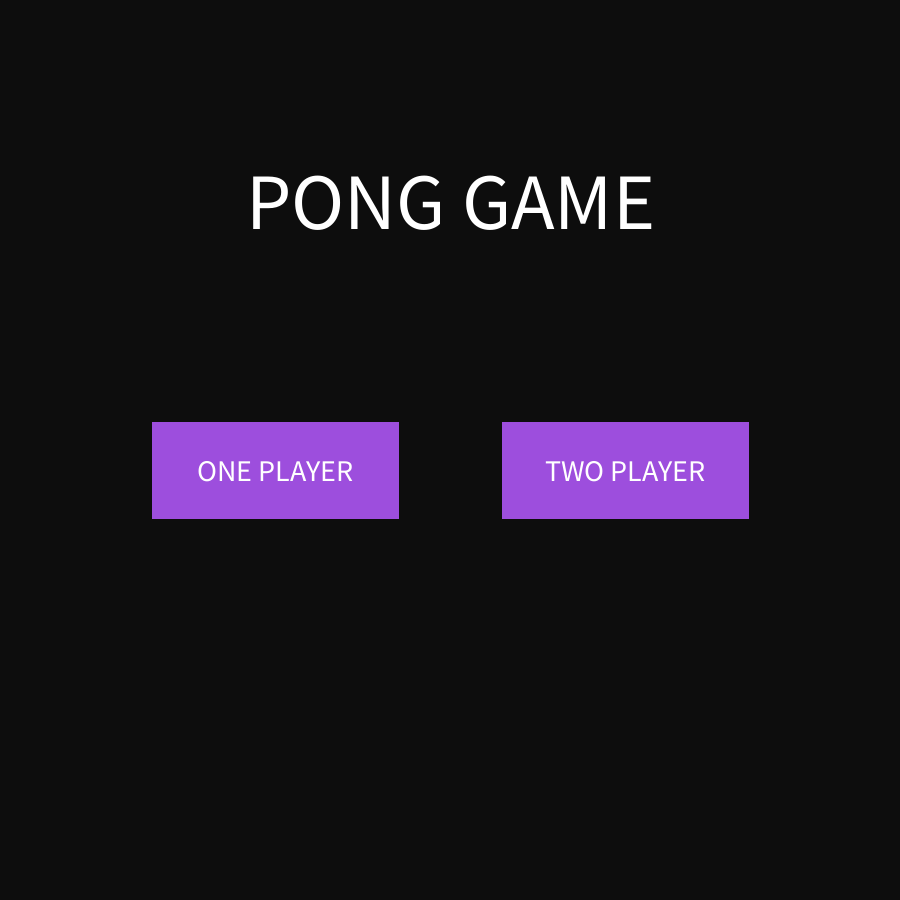
Frame 1 (no input)
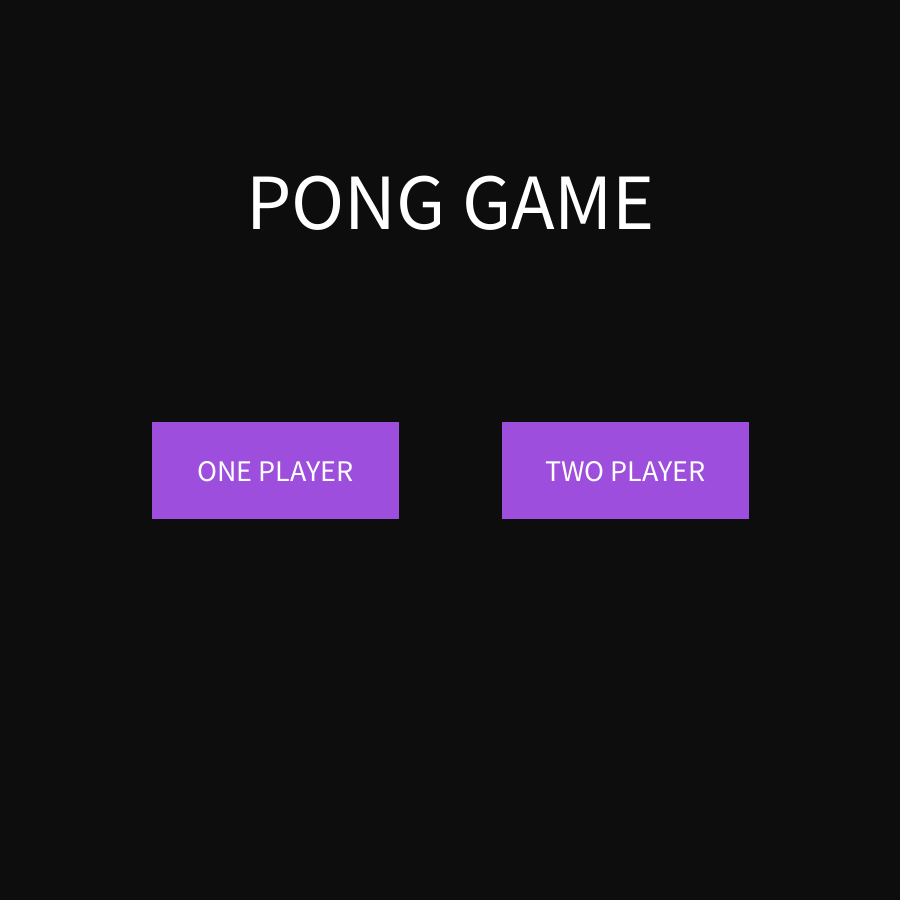
Frame 60 (the mouse pressed at the canvas centre just before this capture)
Frame 120 (the mouse held since frame 60 and released just before this capture): identical to frame 60, image omitted

The Processing sketch that drew these frames (run headless with seeded random() and noise(); from frame 60 on, the mouse is pressed at the canvas centre):

// Processing sketch: Mode_Framework
// ── Mode_Framework.pde
//Kimlong Chhun
// Pong


//Mode Framework
int mode;
final int INTRO = 1;
final int GAME = 2;
final int PAUSE = 3;
final int GAMEOVER = 4;



//Paddle and Ball Variables (entity variables)
float leftx, lefty, leftd, rightx, righty, rightd; //paddles
float ballx, bally, balld; //ball
float vx, vy;


//Color Pallete
color black      = #0D0D0D;
color white      = #FFFFFF;
color cyan       = #00F5FF;
color pink       = #FF2E88;
color purple     = #9D4EDD;
color yellow     = #FFD60A;
color navy = #0B132B;


//Keyboard Variables + Boolean
boolean wkey, skey, upkey, downkey;
boolean AI;
boolean clickedOnRect(float x, float y, float w, float h) {
  return mouseX > x &&
    mouseX < x + w &&
    mouseY > y &&
    mouseY < y + h;
}
//Scoring
int leftscore, rightscore, timer;


void setup() {
  size (900, 900);
  mode = INTRO;

  //Initialize paddles
  leftx = 0;
  lefty = height/2;
  leftd = 150;

  rightx = width;
  righty = height/2;
  rightd = 150;

  //Initialize ball
  ballx = width/2;
  bally = height/2;
  balld = 90;

  //Moving
  vx = 5;
  vy = 3;

  //Initialize Keyboard
  wkey = skey = upkey = downkey = false;

  //Timer
  timer = 50;
}

void draw() {
  if (mode == INTRO) {
    intro();
  } else if (mode == GAME) {
    game();
  } else if (mode == PAUSE) {
    pause();
  } else if (mode == GAMEOVER) {
    gameover();
  } else {
    println("Mode error: " + mode);
  }
}

void tactile(int x, int y, int w, int h) {

  if (mouseX > x && mouseX < x + w && mouseY > y && mouseY < y + h) {
    stroke(white);
  } else {
    stroke(black);
  }
}


void resetGame() {
  leftscore = 0;
  rightscore = 0;
  leftx = 0;
  lefty = height / 2;
  rightx = width;
  righty = height / 2;
  ballx = width / 2;
  bally = height / 2;
  vx = 5;
  vy = 3;
  timer = 50;
  wkey = skey = upkey = downkey = false;
  mode = INTRO;
}

// ── GAME.pde
void game() {
  background(navy);


  //Center Line'
  stroke(yellow);
  line(width/2, 0, width/2, height);
  noStroke();

  //Outline of Paddle and Ball
  stroke(pink);
  strokeWeight(5);

  //Paddles
  circle(leftx, lefty, leftd);
  circle(rightx, righty, rightd);
  if (wkey == true) lefty = lefty - 6;
  if (skey == true) lefty = lefty + 6;
  if (upkey == true) righty = righty - 6;
  if (downkey == true) righty = righty + 6;




  //Ball
  circle(ballx, bally, balld);
  if (timer < 0) {
    ballx += vx;
    bally += vy;
  }
  //Paddle Limit
  if (lefty <= leftd/2) {
    lefty = leftd/2;
  }
  if (lefty >= height - leftd/2) {
    lefty = height - leftd/2;
  }

  if (righty <= rightd/2) {
    righty = rightd/2;
  }
  if (righty >= height - rightd/2) {
    righty = height - rightd/2;
  }

  //Bounce off the Wall
  if (bally <= balld/2 || bally >= height-balld/2) {
    vy = vy * -2;
  }
  //Bouncing
  float dL = dist(ballx, bally, leftx, lefty);

  if (dL <= balld/2 + leftd/2) {
    vx = (ballx - leftx) / 30;
    vy = (bally - lefty) / 30;

    vx *= 2;
    vy *= 2;
  }
  float dR = dist(ballx, bally, rightx, righty);
  if (dR <= balld/2 + rightd/2) {
    vx = (ballx - rightx) / 30;
    vy = (bally - righty) / 30;

    vx *= 2;
    vy *= 2;
  }

  //scoring
  if (ballx < 0) {
    rightscore++;
    ballx = width/2;
    bally = height/2;
    timer = 50;
  }

  if (ballx > 900) {
    leftscore++;
    ballx = width/2;
    bally = height/2;
    timer = 50;
  }

  //scoreboard
  textSize(50);
  fill(cyan);
  text(leftscore, width/4, 100);
  fill(white);
  text(rightscore, 3*width/4, 100);
  text(timer, 3*width/4, 800);

  //Timer Ticking
  timer = timer - 1;

  noStroke();
  if (rightscore == 3) {
    mode = GAMEOVER;
  } else {
    if (leftscore == 3)
      mode = GAMEOVER;
  }
  if (AI == false) {
    if (upkey == true) righty = righty - 6;
    if (downkey == true) righty = righty + 5;
  } else {
    if (AI) {
      if (bally > lefty) lefty += 6;
      if (bally < lefty) lefty -= 6;
    }
  }
}

void gameClicks() {
}

// ── GAMEOVER.pde
void gameover() {
  if (leftscore > rightscore) {
    textSize(100);
    text("LEFT SIDE WIN", width/2, 200);
  } else {
    if (leftscore < rightscore) {
      textSize(100);
      text("RIGHT SIDE WIN", width/2, 200);
    }
  }
}

void gameoverClicks() {
  resetGame();
}

// ── INTRO.pde
void intro() {

  background(black);
  textAlign(CENTER, CENTER);
  fill(white);

  textSize(80);
  text("PONG GAME", width/2, 200);

  stroke(white);
  strokeWeight(3);

  tactile(150, 420, 250, 100);
  fill(purple);
  rect(150, 420, 250, 100);

  fill(white);
  textSize(30);
  text("ONE PLAYER", 275, 470);

  tactile(500, 420, 250, 100);
  fill(purple);
  rect(500, 420, 250, 100);

  fill(white);
  text("TWO PLAYER", 625, 470);
  
}

void introClicks() {
  if (mouseX > 250 && mouseX < 650 && mouseY > 420 && mouseY < 520) {
    mode = GAME;
  }
    //AI
  if (clickedOnRect(150, 420, 250, 100)){
    mode = GAME;
    AI = true;
  }
  //2 Player
  if (clickedOnRect(500, 420, 250, 100)){
    mode = GAME;
    AI = false;
  }
}
